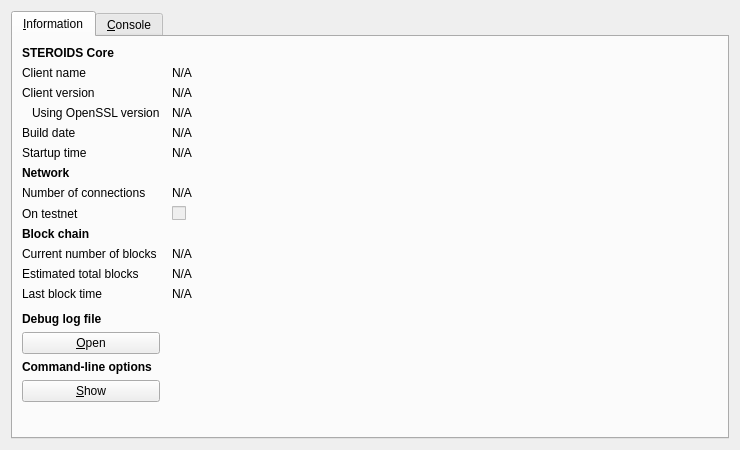
<?xml version="1.0" encoding="UTF-8"?>
<ui version="4.0">
 <class>RPCConsole</class>
 <widget class="QDialog" name="RPCConsole">
  <property name="geometry">
   <rect>
    <x>0</x>
    <y>0</y>
    <width>740</width>
    <height>450</height>
   </rect>
  </property>
  <property name="windowTitle">
   <string>STEROIDS - Debug window</string>
  </property>
  <layout class="QVBoxLayout" name="verticalLayout_2">
   <item>
    <widget class="QTabWidget" name="tabWidget">
     <property name="currentIndex">
      <number>0</number>
     </property>
     <widget class="QWidget" name="tab_info">
      <attribute name="title">
       <string>&amp;Information</string>
      </attribute>
      <layout class="QGridLayout" name="gridLayout" columnstretch="0,1">
       <property name="horizontalSpacing">
        <number>12</number>
       </property>
       <item row="0" column="0">
        <widget class="QLabel" name="label_9">
         <property name="font">
          <font>
           <weight>75</weight>
           <bold>true</bold>
          </font>
         </property>
         <property name="text">
          <string>STEROIDS Core</string>
         </property>
        </widget>
       </item>
       <item row="1" column="0">
        <widget class="QLabel" name="label_5">
         <property name="text">
          <string>Client name</string>
         </property>
        </widget>
       </item>
       <item row="1" column="1">
        <widget class="QLabel" name="clientName">
         <property name="cursor">
          <cursorShape>IBeamCursor</cursorShape>
         </property>
         <property name="text">
          <string>N/A</string>
         </property>
         <property name="textFormat">
          <enum>Qt::PlainText</enum>
         </property>
         <property name="textInteractionFlags">
          <set>Qt::LinksAccessibleByMouse|Qt::TextSelectableByKeyboard|Qt::TextSelectableByMouse</set>
         </property>
        </widget>
       </item>
       <item row="2" column="0">
        <widget class="QLabel" name="label_6">
         <property name="text">
          <string>Client version</string>
         </property>
        </widget>
       </item>
       <item row="2" column="1">
        <widget class="QLabel" name="clientVersion">
         <property name="cursor">
          <cursorShape>IBeamCursor</cursorShape>
         </property>
         <property name="text">
          <string>N/A</string>
         </property>
         <property name="textFormat">
          <enum>Qt::PlainText</enum>
         </property>
         <property name="textInteractionFlags">
          <set>Qt::LinksAccessibleByMouse|Qt::TextSelectableByKeyboard|Qt::TextSelectableByMouse</set>
         </property>
        </widget>
       </item>
       <item row="3" column="0">
        <widget class="QLabel" name="label_14">
         <property name="text">
          <string>Using OpenSSL version</string>
         </property>
         <property name="indent">
          <number>10</number>
         </property>
        </widget>
       </item>
       <item row="3" column="1">
        <widget class="QLabel" name="openSSLVersion">
         <property name="cursor">
          <cursorShape>IBeamCursor</cursorShape>
         </property>
         <property name="text">
          <string>N/A</string>
         </property>
         <property name="textFormat">
          <enum>Qt::PlainText</enum>
         </property>
         <property name="textInteractionFlags">
          <set>Qt::LinksAccessibleByMouse|Qt::TextSelectableByKeyboard|Qt::TextSelectableByMouse</set>
         </property>
        </widget>
       </item>
       <item row="4" column="0">
        <widget class="QLabel" name="label_12">
         <property name="text">
          <string>Build date</string>
         </property>
        </widget>
       </item>
       <item row="4" column="1">
        <widget class="QLabel" name="buildDate">
         <property name="cursor">
          <cursorShape>IBeamCursor</cursorShape>
         </property>
         <property name="text">
          <string>N/A</string>
         </property>
         <property name="textFormat">
          <enum>Qt::PlainText</enum>
         </property>
         <property name="textInteractionFlags">
          <set>Qt::LinksAccessibleByMouse|Qt::TextSelectableByKeyboard|Qt::TextSelectableByMouse</set>
         </property>
        </widget>
       </item>
       <item row="5" column="0">
        <widget class="QLabel" name="label_13">
         <property name="text">
          <string>Startup time</string>
         </property>
        </widget>
       </item>
       <item row="5" column="1">
        <widget class="QLabel" name="startupTime">
         <property name="cursor">
          <cursorShape>IBeamCursor</cursorShape>
         </property>
         <property name="text">
          <string>N/A</string>
         </property>
         <property name="textFormat">
          <enum>Qt::PlainText</enum>
         </property>
         <property name="textInteractionFlags">
          <set>Qt::LinksAccessibleByMouse|Qt::TextSelectableByKeyboard|Qt::TextSelectableByMouse</set>
         </property>
        </widget>
       </item>
       <item row="6" column="0">
        <widget class="QLabel" name="label_11">
         <property name="font">
          <font>
           <weight>75</weight>
           <bold>true</bold>
          </font>
         </property>
         <property name="text">
          <string>Network</string>
         </property>
        </widget>
       </item>
       <item row="7" column="0">
        <widget class="QLabel" name="label_7">
         <property name="text">
          <string>Number of connections</string>
         </property>
        </widget>
       </item>
       <item row="7" column="1">
        <widget class="QLabel" name="numberOfConnections">
         <property name="cursor">
          <cursorShape>IBeamCursor</cursorShape>
         </property>
         <property name="text">
          <string>N/A</string>
         </property>
         <property name="textFormat">
          <enum>Qt::PlainText</enum>
         </property>
         <property name="textInteractionFlags">
          <set>Qt::LinksAccessibleByMouse|Qt::TextSelectableByKeyboard|Qt::TextSelectableByMouse</set>
         </property>
        </widget>
       </item>
       <item row="8" column="0">
        <widget class="QLabel" name="label_8">
         <property name="text">
          <string>On testnet</string>
         </property>
        </widget>
       </item>
       <item row="8" column="1">
        <widget class="QCheckBox" name="isTestNet">
         <property name="enabled">
          <bool>false</bool>
         </property>
         <property name="text">
          <string/>
         </property>
        </widget>
       </item>
       <item row="9" column="0">
        <widget class="QLabel" name="label_10">
         <property name="font">
          <font>
           <weight>75</weight>
           <bold>true</bold>
          </font>
         </property>
         <property name="text">
          <string>Block chain</string>
         </property>
        </widget>
       </item>
       <item row="10" column="0">
        <widget class="QLabel" name="label_3">
         <property name="text">
          <string>Current number of blocks</string>
         </property>
        </widget>
       </item>
       <item row="10" column="1">
        <widget class="QLabel" name="numberOfBlocks">
         <property name="cursor">
          <cursorShape>IBeamCursor</cursorShape>
         </property>
         <property name="text">
          <string>N/A</string>
         </property>
         <property name="textFormat">
          <enum>Qt::PlainText</enum>
         </property>
         <property name="textInteractionFlags">
          <set>Qt::LinksAccessibleByMouse|Qt::TextSelectableByKeyboard|Qt::TextSelectableByMouse</set>
         </property>
        </widget>
       </item>
       <item row="11" column="0">
        <widget class="QLabel" name="label_4">
         <property name="text">
          <string>Estimated total blocks</string>
         </property>
        </widget>
       </item>
       <item row="11" column="1">
        <widget class="QLabel" name="totalBlocks">
         <property name="cursor">
          <cursorShape>IBeamCursor</cursorShape>
         </property>
         <property name="text">
          <string>N/A</string>
         </property>
         <property name="textFormat">
          <enum>Qt::PlainText</enum>
         </property>
         <property name="textInteractionFlags">
          <set>Qt::LinksAccessibleByMouse|Qt::TextSelectableByKeyboard|Qt::TextSelectableByMouse</set>
         </property>
        </widget>
       </item>
       <item row="12" column="0">
        <widget class="QLabel" name="label_2">
         <property name="text">
          <string>Last block time</string>
         </property>
        </widget>
       </item>
       <item row="12" column="1">
        <widget class="QLabel" name="lastBlockTime">
         <property name="cursor">
          <cursorShape>IBeamCursor</cursorShape>
         </property>
         <property name="text">
          <string>N/A</string>
         </property>
         <property name="textFormat">
          <enum>Qt::PlainText</enum>
         </property>
         <property name="textInteractionFlags">
          <set>Qt::LinksAccessibleByMouse|Qt::TextSelectableByKeyboard|Qt::TextSelectableByMouse</set>
         </property>
        </widget>
       </item>
       <item row="13" column="0">
        <spacer name="verticalSpacer_2">
         <property name="orientation">
          <enum>Qt::Vertical</enum>
         </property>
         <property name="sizeHint" stdset="0">
          <size>
           <width>20</width>
           <height>20</height>
          </size>
         </property>
        </spacer>
       </item>
       <item row="14" column="0">
        <widget class="QLabel" name="labelDebugLogfile">
         <property name="font">
          <font>
           <weight>75</weight>
           <bold>true</bold>
          </font>
         </property>
         <property name="text">
          <string>Debug log file</string>
         </property>
        </widget>
       </item>
       <item row="15" column="0">
        <widget class="QPushButton" name="openDebugLogfileButton">
         <property name="toolTip">
          <string>Open the STEROIDS debug log file from the current data directory. This can take a few seconds for large log files.</string>
         </property>
         <property name="text">
          <string>&amp;Open</string>
         </property>
         <property name="autoDefault">
          <bool>false</bool>
         </property>
        </widget>
       </item>
       <item row="16" column="0">
        <widget class="QLabel" name="labelCLOptions">
         <property name="font">
          <font>
           <weight>75</weight>
           <bold>true</bold>
          </font>
         </property>
         <property name="text">
          <string>Command-line options</string>
         </property>
        </widget>
       </item>
       <item row="17" column="0">
        <widget class="QPushButton" name="showCLOptionsButton">
         <property name="toolTip">
          <string>Show the STEROIDS-Qt help message to get a list with possible STEROIDS command-line options.</string>
         </property>
         <property name="text">
          <string>&amp;Show</string>
         </property>
         <property name="autoDefault">
          <bool>false</bool>
         </property>
        </widget>
       </item>
       <item row="18" column="0">
        <spacer name="verticalSpacer">
         <property name="orientation">
          <enum>Qt::Vertical</enum>
         </property>
         <property name="sizeHint" stdset="0">
          <size>
           <width>20</width>
           <height>40</height>
          </size>
         </property>
        </spacer>
       </item>
      </layout>
     </widget>
     <widget class="QWidget" name="tab_console">
      <attribute name="title">
       <string>&amp;Console</string>
      </attribute>
      <layout class="QVBoxLayout" name="verticalLayout_3">
       <property name="spacing">
        <number>3</number>
       </property>
       <item>
        <widget class="QTextEdit" name="messagesWidget">
         <property name="minimumSize">
          <size>
           <width>0</width>
           <height>100</height>
          </size>
         </property>
         <property name="readOnly">
          <bool>true</bool>
         </property>
         <property name="tabKeyNavigation" stdset="0">
          <bool>false</bool>
         </property>
         <property name="columnCount" stdset="0">
          <number>2</number>
         </property>
        </widget>
       </item>
       <item>
        <layout class="QHBoxLayout" name="horizontalLayout">
         <property name="spacing">
          <number>3</number>
         </property>
         <item>
          <widget class="QLabel" name="label">
           <property name="text">
            <string notr="true">&gt;</string>
           </property>
          </widget>
         </item>
         <item>
          <widget class="QLineEdit" name="lineEdit"/>
         </item>
         <item>
          <widget class="QPushButton" name="clearButton">
           <property name="maximumSize">
            <size>
             <width>24</width>
             <height>24</height>
            </size>
           </property>
           <property name="toolTip">
            <string>Clear console</string>
           </property>
           <property name="text">
            <string/>
           </property>
           <property name="icon">
            <iconset resource="../bitcoin.qrc">
             <normaloff>:/icons/remove</normaloff>:/icons/remove</iconset>
           </property>
           <property name="shortcut">
            <string notr="true">Ctrl+L</string>
           </property>
           <property name="autoDefault">
            <bool>false</bool>
           </property>
          </widget>
         </item>
        </layout>
       </item>
      </layout>
     </widget>
    </widget>
   </item>
  </layout>
 </widget>
 <resources>
  <include location="../bitcoin.qrc"/>
 </resources>
 <connections/>
</ui>
